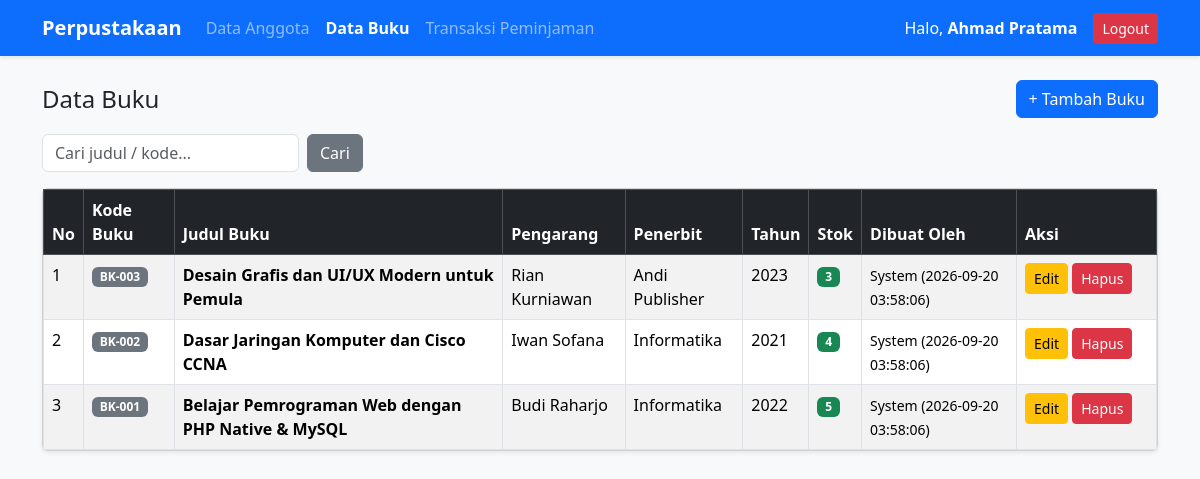
Screenshot of /buku.php (signed in) with the database file from the repository.
### tables this page shows
CREATE TABLE IF NOT EXISTS `buku` (
  `id` INT AUTO_INCREMENT PRIMARY KEY,
  `kode_buku` VARCHAR(20) NOT NULL UNIQUE,
  `judul` VARCHAR(255) NOT NULL,
  `pengarang` VARCHAR(100) NOT NULL,
  `penerbit` VARCHAR(100) NOT NULL,
  `tahun_terbit` INT(4) NOT NULL,
  `kategori` VARCHAR(50) NOT NULL,
  `stok` INT NOT NULL DEFAULT 0,
  `is_delete` TINYINT(1) NOT NULL DEFAULT 0,
  `created_at` TIMESTAMP DEFAULT CURRENT_TIMESTAMP,
  `created_by` VARCHAR(100) NULL,
  `updated_at` TIMESTAMP NULL DEFAULT NULL ON UPDATE CURRENT_TIMESTAMP,
  `updated_by` VARCHAR(100) NULL
);

### buku.php (the view, shortened to what this page needs)
<?php
include 'koneksi.php';
include 'navbar.php';
$cari = isset($_GET['cari']) ? mysqli_real_escape_string($conn, $_GET['cari']) : '';
if ($cari != '') {
    $query = "SELECT * FROM buku WHERE is_delete = 0 AND (judul LIKE '%$cari%' OR kode_buku LIKE '%$cari%' OR pengarang LIKE '%$cari%') ORDER BY id DESC";
} else {
    $query = "SELECT * FROM buku WHERE is_delete = 0 ORDER BY id DESC";
}
$result = mysqli_query($conn, $query);
?>
<div class="d-flex justify-content-between align-items-center mb-3">
    <h4 class="mb-0">Data Buku</h4>
    <a href="buku_tambah.php" class="btn btn-primary">+ Tambah Buku</a>
</div>
<form method="GET" class="row g-2 mb-3">
    <div class="col-auto">
        <input type="text" name="cari" class="form-control" placeholder="Cari judul / kode..." value="<?= htmlspecialchars($cari); ?>">
    </div>
    <div class="col-auto">
        <button type="submit" class="btn btn-secondary">Cari</button>
    </div>
</form>
<div class="card shadow-sm">
    <div class="table-responsive">
        <table class="table table-bordered table-striped mb-0">
            <thead class="table-dark">
                <tr>
                    <th>No</th>
                    <th>Kode Buku</th>
                    <th>Judul Buku</th>
                    <th>Pengarang</th>
                    <th>Penerbit</th>
                    <th>Tahun</th>
                    <th>Stok</th>
                    <th>Dibuat Oleh</th>
                    <th width="140">Aksi</th>
                </tr>
            </thead>
            <tbody>
                <?php if (mysqli_num_rows($result) > 0): ?>
                    <?php $no = 1; while ($row = mysqli_fetch_assoc($result)): ?>
                        <tr>
                            <td><?= $no++; ?></td>
                            <td><span class="badge bg-secondary"><?= $row['kode_buku']; ?></span></td>
                            <td><b><?= $row['judul']; ?></b></td>
                            <td><?= $row['pengarang']; ?></td>
                            <td><?= $row['penerbit']; ?></td>
                            <td><?= $row['tahun_terbit']; ?></td>
                            <td><span class="badge bg-success"><?= $row['stok']; ?></span></td>
                            <td><small><?= $row['created_by']; ?> (<?= $row['created_at']; ?>)</small></td>
                            <td>
                                <a href="buku_edit.php?id=<?= $row['id']; ?>" class="btn btn-warning btn-sm">Edit</a>
                                <a href="buku_hapus.php?id=<?= $row['id']; ?>" class="btn btn-danger btn-sm" onclick="return confirm('Yakin hapus buku ini?')">Hapus</a>
                            </td>
                        </tr>
                    <?php endwhile; ?>
                <?php else: ?>
                    <tr>
                        <td colspan="9" class="text-center py-3">Tidak ada data buku.</td>
                    </tr>
                <?php endif; ?>
            </tbody>
        </table>
    </div>
</div>
</div>
</body>
</html>

### rows the page displays
buku: kode_buku "BK-003", judul "Desain Grafis dan UI/UX Modern untuk Pemula", pengarang "Rian Kurniawan", penerbit "Andi Publisher", tahun_terbit "2023", stok "3", created_by "System", created_at "2026-09-20 03:58:06"
buku: kode_buku "BK-002", judul "Dasar Jaringan Komputer dan Cisco CCNA", pengarang "Iwan Sofana", penerbit "Informatika", tahun_terbit "2021", stok "4", created_by "System", created_at "2026-09-20 03:58:06"
buku: kode_buku "BK-001", judul "Belajar Pemrograman Web dengan PHP Native & MySQL", pengarang "Budi Raharjo", penerbit "Informatika", tahun_terbit "2022", stok "5", created_by "System", created_at "2026-09-20 03:58:06"

### other values shown
$_SESSION['user']['nama'] "Ahmad Pratama"
